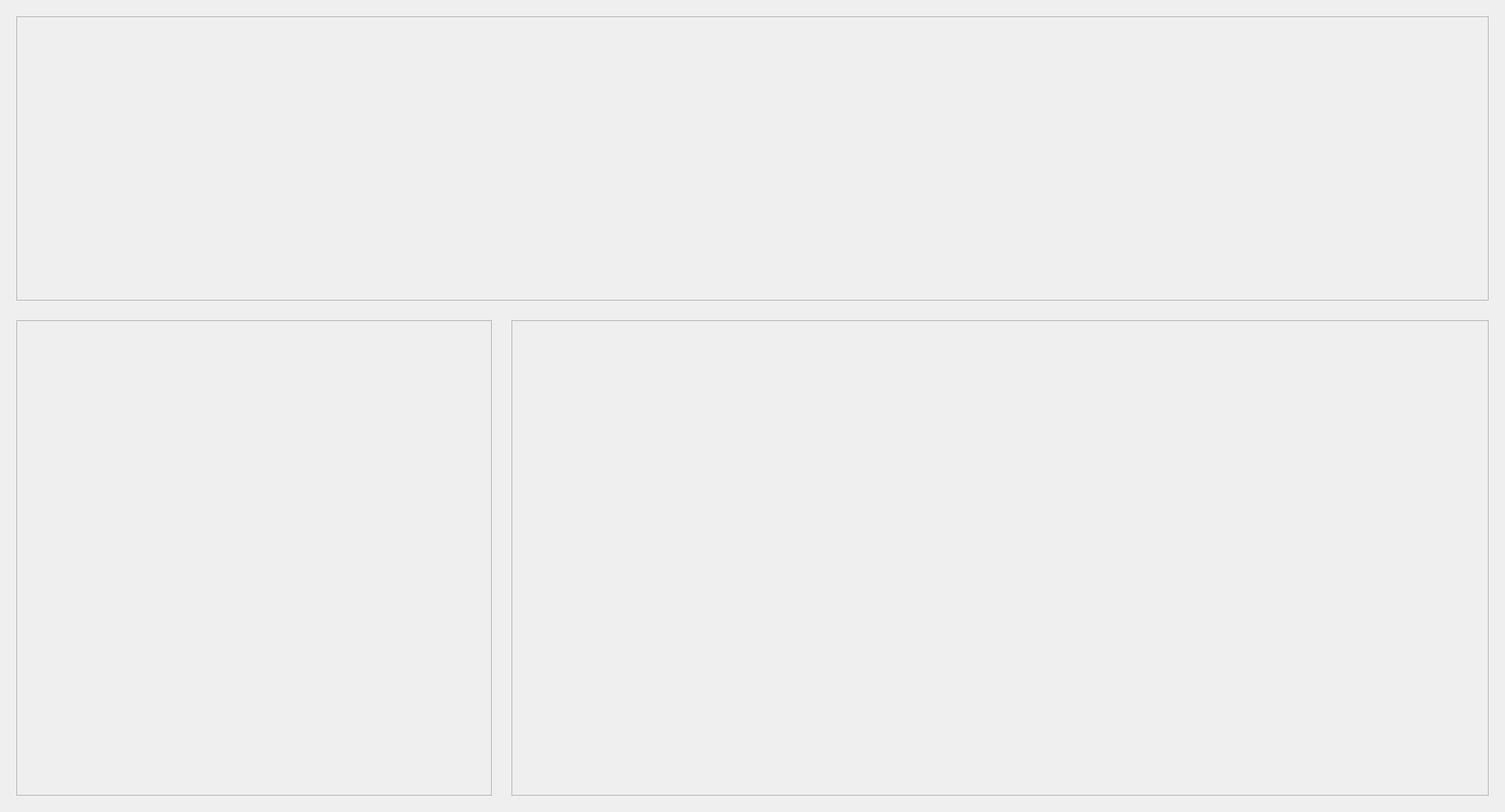
<?xml version="1.0" encoding="UTF-8"?>
<ui version="4.0">
 <class>Timeline_Display</class>
 <widget class="QWidget" name="Timeline_Display">
  <property name="geometry">
   <rect>
    <x>0</x>
    <y>0</y>
    <width>1842</width>
    <height>994</height>
   </rect>
  </property>
  <property name="windowTitle">
   <string>Form</string>
  </property>
  <layout class="QGridLayout" name="gridLayout">
   <item row="1" column="0">
    <widget class="QWidget" name="widget_2" native="true">
     <property name="sizePolicy">
      <sizepolicy hsizetype="Expanding" vsizetype="Expanding">
       <horstretch>1</horstretch>
       <verstretch>1</verstretch>
      </sizepolicy>
     </property>
     <property name="maximumSize">
      <size>
       <width>600</width>
       <height>600</height>
      </size>
     </property>
     <layout class="QVBoxLayout" name="verticalLayout">
      <item>
       <widget class="QFrame" name="frame">
        <property name="sizePolicy">
         <sizepolicy hsizetype="Expanding" vsizetype="Expanding">
          <horstretch>1</horstretch>
          <verstretch>1</verstretch>
         </sizepolicy>
        </property>
        <property name="maximumSize">
         <size>
          <width>800</width>
          <height>800</height>
         </size>
        </property>
        <property name="frameShape">
         <enum>QFrame::Shape::StyledPanel</enum>
        </property>
        <property name="frameShadow">
         <enum>QFrame::Shadow::Raised</enum>
        </property>
       </widget>
      </item>
     </layout>
    </widget>
   </item>
   <item row="1" column="1">
    <widget class="QWidget" name="widget_3" native="true">
     <property name="maximumSize">
      <size>
       <width>16777215</width>
       <height>600</height>
      </size>
     </property>
     <layout class="QHBoxLayout" name="horizontalLayout">
      <item>
       <widget class="QFrame" name="frame_2">
        <property name="sizePolicy">
         <sizepolicy hsizetype="Expanding" vsizetype="Expanding">
          <horstretch>1</horstretch>
          <verstretch>1</verstretch>
         </sizepolicy>
        </property>
        <property name="maximumSize">
         <size>
          <width>16777215</width>
          <height>800</height>
         </size>
        </property>
        <property name="frameShape">
         <enum>QFrame::Shape::StyledPanel</enum>
        </property>
        <property name="frameShadow">
         <enum>QFrame::Shadow::Raised</enum>
        </property>
       </widget>
      </item>
     </layout>
    </widget>
   </item>
   <item row="0" column="0" colspan="2">
    <widget class="QWidget" name="widget" native="true">
     <layout class="QHBoxLayout" name="horizontalLayout_2">
      <item>
       <widget class="QFrame" name="frame_3">
        <property name="sizePolicy">
         <sizepolicy hsizetype="Expanding" vsizetype="Expanding">
          <horstretch>1</horstretch>
          <verstretch>1</verstretch>
         </sizepolicy>
        </property>
        <property name="maximumSize">
         <size>
          <width>16777215</width>
          <height>4000</height>
         </size>
        </property>
        <property name="frameShape">
         <enum>QFrame::Shape::StyledPanel</enum>
        </property>
        <property name="frameShadow">
         <enum>QFrame::Shadow::Raised</enum>
        </property>
       </widget>
      </item>
     </layout>
    </widget>
   </item>
  </layout>
 </widget>
 <resources/>
 <connections/>
</ui>
